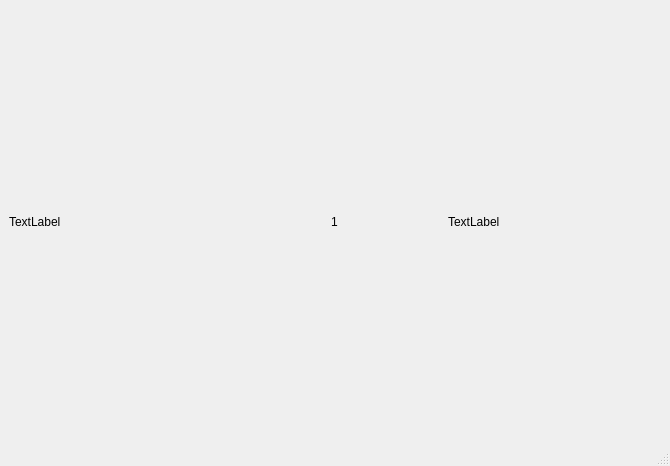
<?xml version="1.0" encoding="UTF-8"?>
<ui version="4.0">
 <class>MainWindow</class>
 <widget class="QMainWindow" name="MainWindow">
  <property name="geometry">
   <rect>
    <x>0</x>
    <y>0</y>
    <width>670</width>
    <height>466</height>
   </rect>
  </property>
  <property name="sizePolicy">
   <sizepolicy hsizetype="Expanding" vsizetype="Expanding">
    <horstretch>1</horstretch>
    <verstretch>1</verstretch>
   </sizepolicy>
  </property>
  <property name="windowTitle">
   <string>VolanteAlpha</string>
  </property>
  <property name="layoutDirection">
   <enum>Qt::LeftToRight</enum>
  </property>
  <property name="autoFillBackground">
   <bool>true</bool>
  </property>
  <widget class="QWidget" name="centralwidget">
   <property name="sizePolicy">
    <sizepolicy hsizetype="Expanding" vsizetype="Expanding">
     <horstretch>1</horstretch>
     <verstretch>1</verstretch>
    </sizepolicy>
   </property>
   <layout class="QGridLayout" name="gridLayout">
    <item row="0" column="0">
     <layout class="QHBoxLayout" name="horizontalLayout" stretch="1,1,1">
      <item>
       <layout class="QVBoxLayout" name="verticalLayout_3">
        <item>
         <widget class="QLabel" name="label_3">
          <property name="sizePolicy">
           <sizepolicy hsizetype="Expanding" vsizetype="Expanding">
            <horstretch>0</horstretch>
            <verstretch>0</verstretch>
           </sizepolicy>
          </property>
          <property name="text">
           <string>TextLabel</string>
          </property>
         </widget>
        </item>
       </layout>
      </item>
      <item>
       <layout class="QVBoxLayout" name="verticalLayout_2">
        <item alignment="Qt::AlignHCenter|Qt::AlignVCenter">
         <widget class="QLabel" name="label_mudancas">
          <property name="sizePolicy">
           <sizepolicy hsizetype="Expanding" vsizetype="MinimumExpanding">
            <horstretch>1</horstretch>
            <verstretch>1</verstretch>
           </sizepolicy>
          </property>
          <property name="maximumSize">
           <size>
            <width>16777215</width>
            <height>16777215</height>
           </size>
          </property>
          <property name="layoutDirection">
           <enum>Qt::LeftToRight</enum>
          </property>
          <property name="text">
           <string>1</string>
          </property>
          <property name="textFormat">
           <enum>Qt::MarkdownText</enum>
          </property>
          <property name="scaledContents">
           <bool>false</bool>
          </property>
          <property name="alignment">
           <set>Qt::AlignCenter</set>
          </property>
         </widget>
        </item>
       </layout>
      </item>
      <item>
       <layout class="QVBoxLayout" name="verticalLayout">
        <item>
         <widget class="QLabel" name="label_2">
          <property name="sizePolicy">
           <sizepolicy hsizetype="Expanding" vsizetype="Expanding">
            <horstretch>0</horstretch>
            <verstretch>0</verstretch>
           </sizepolicy>
          </property>
          <property name="text">
           <string>TextLabel</string>
          </property>
         </widget>
        </item>
       </layout>
      </item>
     </layout>
    </item>
   </layout>
  </widget>
  <widget class="QMenuBar" name="menubar">
   <property name="geometry">
    <rect>
     <x>0</x>
     <y>0</y>
     <width>670</width>
     <height>22</height>
    </rect>
   </property>
  </widget>
  <widget class="QStatusBar" name="statusbar"/>
 </widget>
 <resources/>
 <connections/>
</ui>
